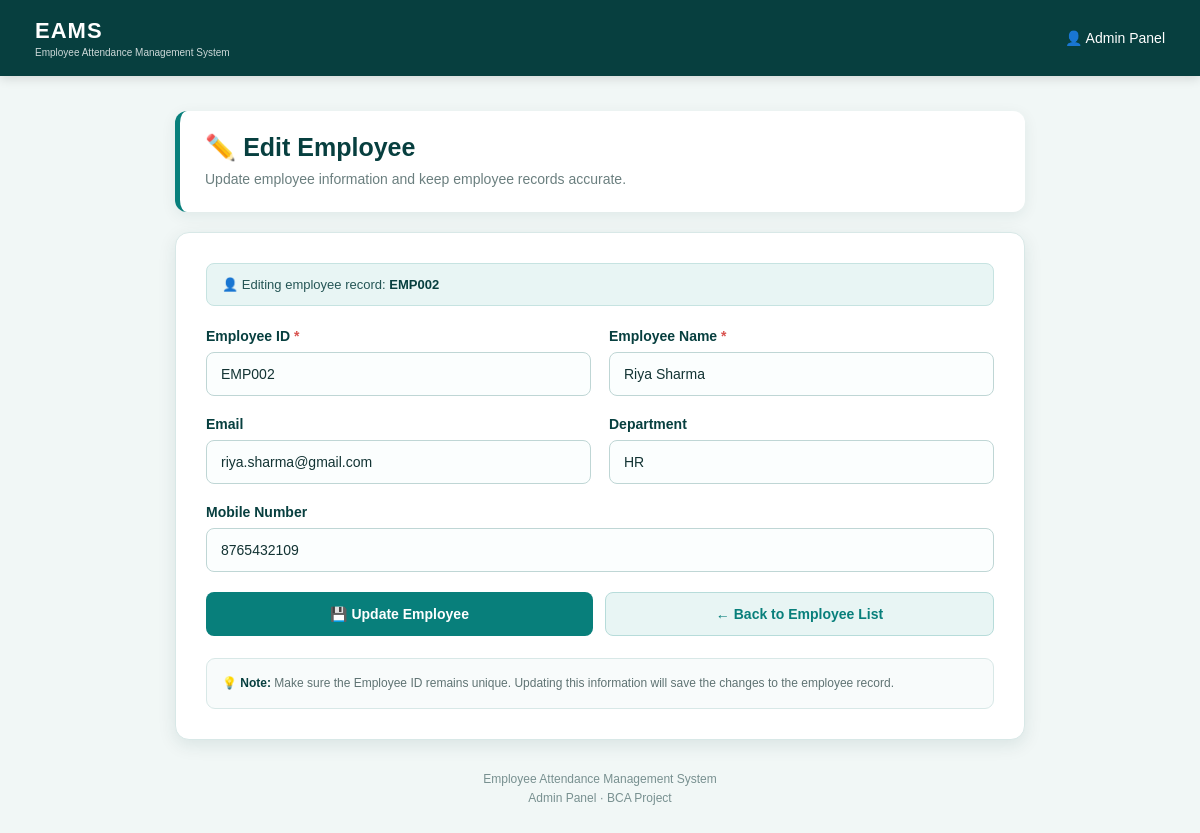
The app's page /edit_employee/5 (signed in) with its own data.
### tables this page shows
CREATE TABLE employee(
        id INTEGER PRIMARY KEY AUTOINCREMENT,
        employee_id TEXT,
        name TEXT,
        email TEXT,
        department TEXT,
        mobile TEXT
    );

### app.py (the view, shortened to what this page needs)
@app.route(
    "/edit_employee/<int:id>",
    methods=["GET", "POST"]
)
def edit_employee(id):
    if not session.get("admin"):
        return redirect("/login")
    conn = sqlite3.connect(DB_NAME)
    cur = conn.cursor()
    cur.execute("""
        SELECT
            id,
            employee_id,
            name,
            email,
            department,
            mobile
        FROM employee
        WHERE id=?
    """, (
        id,
    ))
    employee = cur.fetchone()
    conn.close()
    if not employee:
        return "Employee not found."
    return render_template(
        "edit_employee.html",
        employee=employee
    )

### templates/edit_employee.html (shortened to what this page needs)
<!DOCTYPE html>
<html lang="en">
<head>
</head>
<body>
    <div class="top-header">
        <div class="logo">
            EAMS
            <span>
                Employee Attendance Management System
            </span>
        </div>
        <div class="header-title">
            👤 Admin Panel
        </div>
    </div>
    <div class="container">
        <div class="page-header">
            <h1>
                ✏️ Edit Employee
            </h1>
            <p>
                Update employee information and keep employee records accurate.
            </p>
        </div>
        <div class="form-card">
            <div class="employee-info">
                👤 Editing employee record:
                <strong>
                    {{ employee[1] }}
                </strong>
            </div>
            <form method="POST">
                <div class="form-row">
                    <div class="form-group">
                        <label>
                            Employee ID
                            <span class="required">*</span>
                        </label>
                        <input
                            type="text"
                            name="employee_id"
                            value="{{ employee[1] }}"
                            placeholder="Enter Employee ID"
                            required
                        >
                    </div>
                    <div class="form-group">
                        <label>
                            Employee Name
                            <span class="required">*</span>
                        </label>
                        <input
                            type="text"
                            name="name"
                            value="{{ employee[2] }}"
                            placeholder="Enter Employee Name"
                            required
                        >
                    </div>
                </div>
                <div class="form-row">
                    <div class="form-group">
                        <label>
                            Email
                        </label>
                        <input
                            type="email"
                            name="email"
                            value="{{ employee[3] or '' }}"
                            placeholder="Enter Email Address"
                        >
                    </div>
                    <div class="form-group">
                        <label>
                            Department
                        </label>
                        <input
                            type="text"
                            name="department"
                            value="{{ employee[4] or '' }}"
                            placeholder="Enter Department"
                        >
                    </div>
                </div>
                <div class="form-group">
                    <label>
                        Mobile Number
                    </label>
                    <input
                        type="tel"
                        name="mobile"
                        value="{{ employee[5] or '' }}"
                        placeholder="Enter Mobile Number"
                        inputmode="numeric"
                    >
                </div>
                <div class="button-area">
                    <button
                        type="submit"
                        class="update-btn"
                    >
                        💾 Update Employee
                    </button>
                    <a
                        href="/view_employees"
                        class="back-btn"
                    >
                        ← Back to Employee List
                    </a>
                </div>
            </form>
            <div class="info-box">
                <strong>💡 Note:</strong>
                Make sure the Employee ID remains unique.
                Updating this information will save the changes
                to the employee record.
            </div>
        </div>
        <div class="footer">
            Employee Attendance Management System
            <br>
            Admin Panel · BCA Project
        </div>
    </div>
</body>
</html>

### templates/edit_employee.html (style rules this page uses)
* { box-sizing: border-box; }
body { margin: 0; padding: 0; font-family: Arial, sans-serif; background: #f1f7f6; color: #123333; min-height: 100vh; }
.top-header { background: #073f3f; color: white; padding: 18px 35px; display: flex; justify-content: space-between; align-items: center; box-shadow: 0 3px 10px rgba(0, 0, 0, 0.12); }
.logo { font-size: 22px; font-weight: bold; letter-spacing: 1px; }
.logo span { display: block; font-size: 10px; font-weight: normal; opacity: 0.8; letter-spacing: 0; margin-top: 3px; }
.header-title { font-size: 14px; }
.container { width: 92%; max-width: 850px; margin: 35px auto; }
.page-header { background: white; padding: 22px 25px; border-radius: 12px; margin-bottom: 20px; border-left: 5px solid #087f7b; box-shadow: 0 4px 15px rgba(7, 63, 63, 0.08); }
.page-header h1 { margin: 0 0 7px; color: #073f3f; font-size: 25px; }
.page-header p { margin: 0; color: #6b7f7f; font-size: 14px; line-height: 1.5; }
.form-card { background: white; padding: 30px; border-radius: 14px; border: 1px solid #d8e8e7; box-shadow: 0 5px 18px rgba(7, 63, 63, 0.10); }
.form-row { display: grid; grid-template-columns: 1fr 1fr; gap: 18px; }
.form-group { margin-bottom: 20px; }
.form-group label { display: block; margin-bottom: 8px; font-weight: bold; color: #073f3f; font-size: 14px; }
.required { color: #d9534f; }
.form-group input { width: 100%; padding: 13px 14px; border: 1px solid #bfd6d5; border-radius: 8px; background: #fbfefe; color: #123333; font-size: 14px; outline: none; transition: 0.2s; }
.form-group input::placeholder { color: #8a9a9a; }
.employee-info { background: #e8f5f4; border: 1px solid #c6e3e1; padding: 13px 15px; border-radius: 8px; margin-bottom: 22px; color: #245555; font-size: 13px; }
.employee-info strong { color: #073f3f; }
.button-area { display: flex; gap: 12px; margin-top: 8px; }
.update-btn { flex: 1; background: #087f7b; color: white; border: none; padding: 13px 20px; border-radius: 8px; font-weight: bold; font-size: 14px; cursor: pointer; transition: 0.2s; }
.back-btn { flex: 1; text-align: center; text-decoration: none; background: #e8f5f4; color: #087f7b; border: 1px solid #b7dcda; padding: 13px 20px; border-radius: 8px; font-weight: bold; font-size: 14px; transition: 0.2s; }
.info-box { margin-top: 22px; padding: 15px; background: #f8fbfb; border: 1px solid #d8e8e7; border-radius: 9px; color: #5f7373; font-size: 12px; line-height: 1.6; }
.info-box strong { color: #073f3f; }
.footer { text-align: center; color: #789090; font-size: 12px; margin: 30px 0 20px; line-height: 1.6; }

### records on screen
employee: employee "EMP002", employee_id "EMP002", name "Riya Sharma", email "riya.sharma@gmail.com", department "HR", mobile "8765432109"
